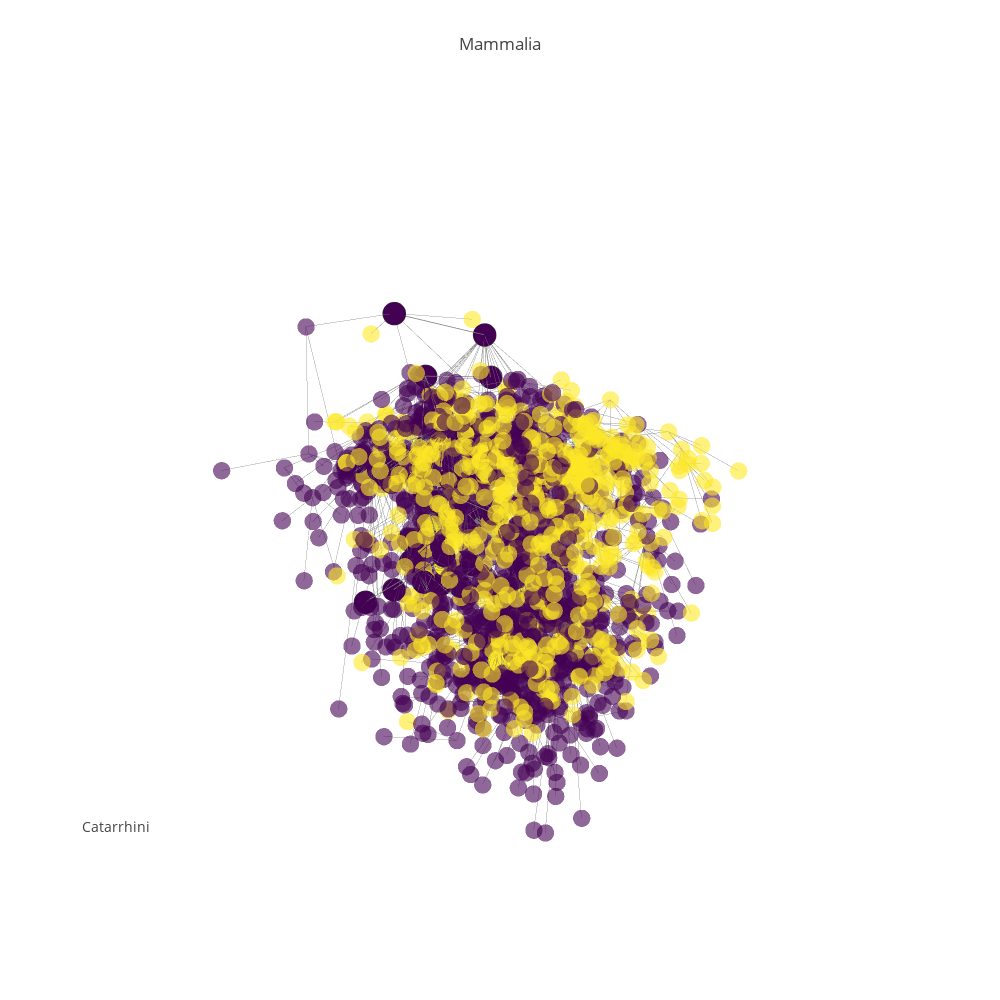

The code cell stored with this chart in its notebook:
### Code cell
#pgp.plot_data
pgp.render_plot()
#pgp.render_plot(publish=True, filename="primates2")

### Figure 1 — Plotly figure (JSON) as saved in the notebook; plotly's stock layout.template omitted (floating-point values rounded to 4 significant figures; data arrays with more than 128 entries replaced by an {"elided": "..."} marker saying what was removed)
{"data": [{"hoverinfo": "none", "line": {"color": "rgb(125,125,125)", "width": 1}, "mode": "lines", "opacity": 0.7, "type": "scatter3d", "uid": "f5597512-bf3e-11e8-a4be-f45c89a09993", "x": {"elided": "5064 float values"}, "y": {"elided": "5064 float values"}, "z": {"elided": "5064 float values"}}, {"hoverinfo": "none", "line": {"color": "rgb(125,125,125)", "width": 1.5}, "mode": "lines", "opacity": 1, "type": "scatter3d", "uid": "f55b2fe2-bf3e-11e8-abfa-f45c89a09993", "x": {"elided": "162 float values"}, "y": {"elided": "162 float values"}, "z": {"elided": "162 float values"}}, {"hoverinfo": "skip", "marker": {"color": {"elided": "1688 int values"}, "colorscale": "Viridis", "opacity": 0.6, "size": 6, "symbol": "circle"}, "mode": "markers", "name": "actors", "type": "scatter3d", "uid": "f55b3314-bf3e-11e8-a76d-f45c89a09993", "x": {"elided": "1688 float values"}, "y": {"elided": "1688 float values"}, "z": {"elided": "1688 float values"}}, {"hoverinfo": "text", "marker": {"color": [0, 0, 0, 0, 0, 0, 0, 0, 0, 0, 0, 0, 0, 0, 0, 0, 0, 0, 0, 0, 0, 0, 0, 0, 0, 0, 0, 2, 2, 0, 0, 2, 2, 2, 2, 0, 0, 0, 0, 0, 0, 0, 0, 0, 0, 0, 0, 0, 0, 0, 0, 0, 0, 0], "colorscale": "Viridis", "line": {"color": "rgb(50,50,50)", "width": 0.5}, "size": 8, "symbol": "circle"}, "mode": "markers", "name": "actors", "text": ["Mammalia (225.0 MYA)", "Eutheria (161.0 MYA)", "Primates (55.0 MYA)", "Catarrhini (46.75 MYA)", "Cercopithecidae (35.0 MYA)", "Macaca (17.5 MYA)", "Cercocebus (17.5 MYA)", "Mandrillus (17.5 MYA)", "Papio (2.0 MYA)", "Theropithecus (17.5 MYA)", "Cercopithecus (17.5 MYA)", "Erythrocebus (17.5 MYA)", "Miopithecus (17.5 MYA)", "Allenopithecus (17.5 MYA)", "Collobus (17.5 MYA)", "Procolobus (17.5 MYA)", "Pygathrix (17.5 MYA)", "Simias (17.5 MYA)", "Nasalis (17.5 MYA)", "Presbytis (17.5 MYA)", "Hominidae (17.0 MYA)", "Pongo (8.5 MYA)", "Pongo abelii (4.25 MYA)", "Pongo pygmaeus (4.25 MYA)", "Pan (11.5 MYA)", "Pan paniscus (1.5 MYA)", "Pan troglodytes (6.0 MYA)", "Ardipithecus (5.6 MYA)", "Australopithecus (4.5 MYA)", "Homo (2.1 MYA)", "Homo sapiens (0.35 MYA)", "Homo erectus (1.9 MYA)", "Homo ergaster (1.9 MYA)", "Homo rudolfensis (1.785 MYA)", "Homo habilis (1.785 MYA)", "Gorilla (8.5 MYA)", "Gorilla beringei (4.25 MYA)", "Gorilla gorilla (4.25 MYA)", "Hylobatidae (8.0 MYA)", "Hylobates (4.0 MYA)", "Hylobates agilis (4.0 MYA)", "Hylobates lar (4.0 MYA)", "Hylobates muelleri (4.0 MYA)", "Hylobates moloch (4.0 MYA)", "Hylobates pileatus (4.0 MYA)", "Hylobates klossii (4.0 MYA)", "Bunopithecus hoolock (4.0 MYA)", "Symphalangus syndactylus (4.0 MYA)", "Nomascus (4.0 MYA)", "Nomascus gabriellae (4.0 MYA)", "Nomascus hainanus (4.0 MYA)", "Nomascus leucogenys (4.0 MYA)", "Nomascus siki (4.0 MYA)", "Nomascus concolor (4.0 MYA)"], "type": "scatter3d", "uid": "f55b347e-bf3e-11e8-bfcd-f45c89a09993", "x": [-3.531, -4.349, -5.166, -4.568, -4.318, -5.034, -4.086, -3.379, -3.906, -3.59, -4.586, -3.952, -3.9, -4.287, -3.57, -5.098, -3.525, -3.459, -3.679, -4.335, -3.692, -3.988, -4.657, -3.245, -4.36, -4.374, -4.832, -3.611, -4.316, -4.427, -5.017, -4.639, -4.091, -3.464, -4.729, -3.37, -2.485, -2.915, -4.384, -4.099, -4.835, -4.582, -3.551, -4.487, -4.725, -4.742, -3.962, -3.728, -4.127, -5.163, -4.454, -4.674, -3.88, -4.941], "y": [0.6936, 1.431, 0.6996, -0.001079, 0.6576, -0.1364, 0.9904, -0.1646, 0.9188, 1.249, 1.179, 0.7278, 0.5913, 0.8414, 0.1771, 0.1623, 0.117, 0.4701, 0.13, 0.1818, 0.798, 0.643, -0.2976, 1.308, 1.566, 2.356, 0.9197, 1.351, 0.5056, 1.768, 0.8069, 1.752, 2.597, 2.575, 2.659, 1.611, 0.9649, 1.058, 0.9795, 1.372, 1.569, 1.64, 0.6697, 1.953, 0.7285, 1.368, 0.262, 1.523, 0.6989, 0.8111, 0.1173, 1.539, 0.2372, 1.603], "z": [5.449, 5.137, 3.977, 3.953, 3.504, 2.875, 2.901, 2.99, 1.094, 2.894, 2.901, 2.913, 2.994, 2.99, 2.834, 2.831, 2.916, 2.908, 2.884, 2.963, 2.965, 2.209, 1.688, 1.739, 2.47, 0.8846, 1.957, 1.866, 1.752, 1.08, 0.3617, 1.103, 1.145, 0.9575, 0.9455, 2.305, 1.626, 1.648, 2.201, 1.61, 1.51, 1.649, 1.577, 1.6, 1.693, 1.603, 1.54, 1.511, 1.571, 1.626, 1.614, 1.671, 1.562, 1.568]}], "layout": {"annotations": [{"font": {"size": 14}, "showarrow": false, "text": "Catarrhini", "x": 0, "xanchor": "left", "xref": "paper", "y": 0.1, "yanchor": "bottom", "yref": "paper"}], "height": 1000, "hovermode": "closest", "margin": {"t": 100}, "scene": {"xaxis": {"showbackground": false, "showgrid": false, "showline": false, "showticklabels": false, "title": "", "zeroline": false}, "yaxis": {"showbackground": false, "showgrid": false, "showline": false, "showticklabels": false, "title": "", "zeroline": false}, "zaxis": {"showbackground": false, "showgrid": false, "showline": false, "showticklabels": false, "title": "", "zeroline": false}}, "showlegend": false, "title": "Mammalia", "width": 1000}}
